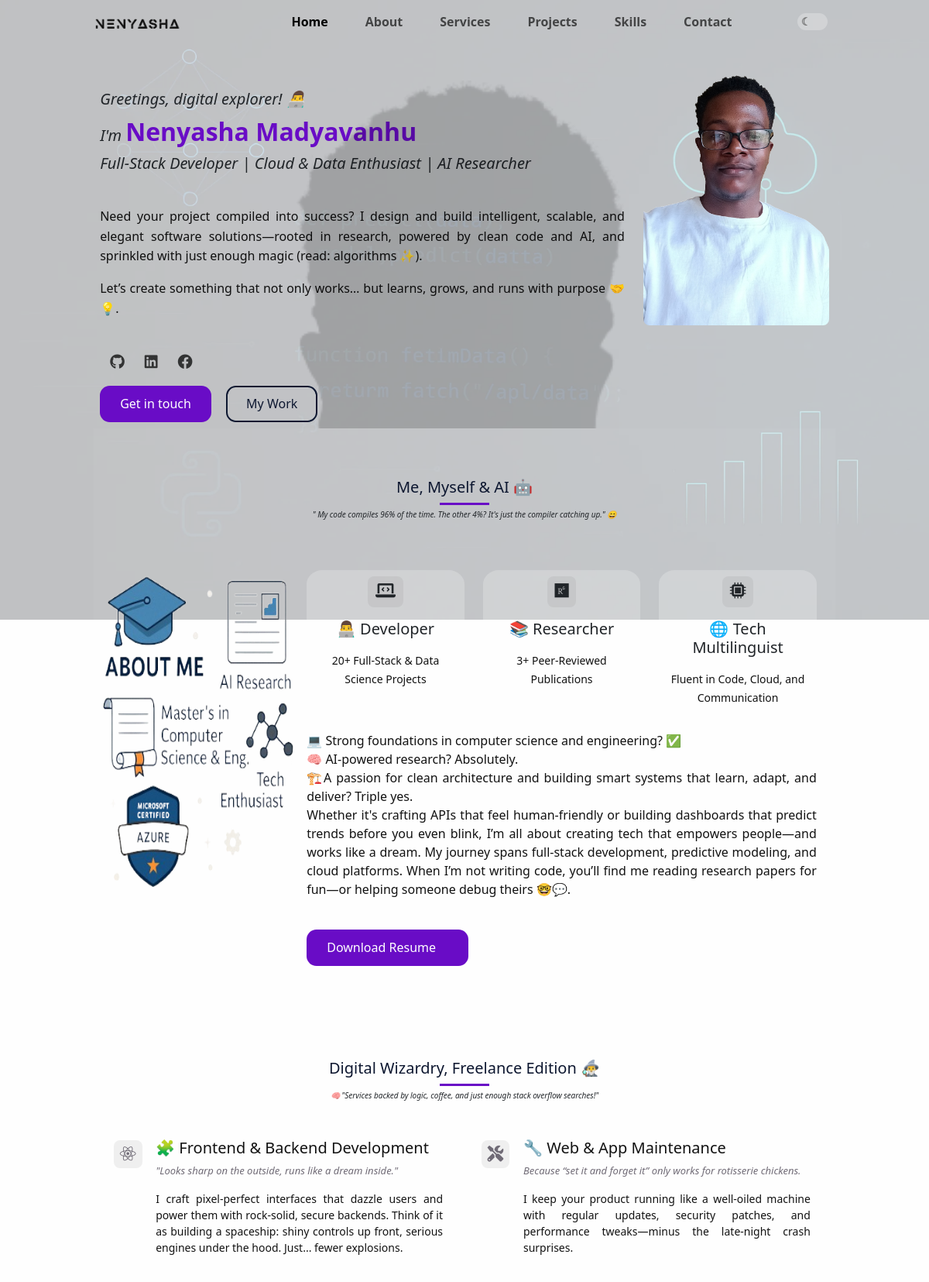
The page / (upper part) on the database its author committed.
### portfolio/models.py (models this page shows, shortened)
class Home(models.Model):
    first_name = models.CharField(max_length=254)
    last_name = models.CharField(max_length=254)
    greeting = models.CharField(max_length=100)
    career = models.CharField(max_length=254)
    summary = models.TextField(blank=False)
    picture = models.ImageField(upload_to='home/')
    updated = models.DateTimeField(auto_now=True)

class About(models.Model):
    description = models.TextField(blank=False)
    profile_img = models.ImageField(upload_to='profile/')
    updated = models.DateTimeField(auto_now=True)

class Highlights(models.Model):
    icon = models.CharField(max_length=100, blank=True)
    title = models.CharField(max_length=254)
    description = models.TextField(blank=True)
    order = OrderField(blank=True, default=0, for_fields=None)
    class Meta:
        ordering = ['order']

class Services(models.Model):
    title = models.CharField(max_length=254)
    highlight = models.TextField(blank=True, default="")
    description = models.TextField(blank=False)
    icon = models.CharField(max_length=100, blank=True)
    order = OrderField(blank=True, default=0, for_fields=None)
    class Meta:
        ordering = ['order']

### portfolio/views.py (the view)
# urls.py: path('', index),
def index(request):
	home = Home.objects.latest('updated')
	about = About.objects.latest('updated')
	highlights = Highlights.objects.all()
	services = Services.objects.all()
	projects = Projects.objects.all()
	categories = Category.objects.all()
	print(categories)
	email = ''
	phone = ''
	if Email.objects.filter(primary=True):
		email = Email.objects.get(primary=True)
	if Phone.objects.filter(primary=True):
		phone = Phone.objects.get(primary=True)
	context = {
        'home': home,
		'about': about,
		'highlights': highlights,
        'services': services,
        'projects': projects,
        'categories': categories,
        'email': email,
        'phone': phone,
    }
	return render(request, 'index.html', context)

### portfolio/models.py (called while the page is built)
    def __str__(self):
        return self.name

    def get_publication_link(self):
        return self.links.filter(link_text__iexact='publication').first()

    def get_github_link(self):
        return self.links.filter(link_text__iexact='github').first()

    def get_demo_link(self):
        return self.links.filter(link_text__iexact='demo').first()

    def keyword_list(self):
        return [kw.strip() for kw in self.keywords.split(',') if kw.strip()]

### portfolio/templates/index.html (shortened to what this page needs)
{% load static %}
<!DOCTYPE html>
<html lang="en">
  <head>
    <link
      href="https://cdn.jsdelivr.net/npm/bootstrap@5.3.3/dist/css/bootstrap.min.css"
      rel="stylesheet"
    />
    <link
      rel="stylesheet"
      href="https://cdnjs.cloudflare.com/ajax/libs/font-awesome/6.0.0/css/all.min.css"
    />
    <link rel="stylesheet" href="{% static 'css/index.css' %}" />
    <link rel="stylesheet" href="{% static 'css/toggle.css' %}" />
  </head>
  <body class="App" id="app" data-theme="light">
    <div id="overlay"></div>
    <div
      class="App"
      id="app"
      data-theme="light"
      data-bs-spy="scroll"
      data-bs-target="#mynavbar"
      data-bs-offset="74"
      tabindex="0"
    >
      <header>
        <nav
          class="navbar navbar-expand-lg fixed-top navbar-light container_grid bg-light"
          id="mynavbar"
        >
          <div class="container-fluid">
            <a class="navbar-brand homelogo" href="#"
              ><img
                class="logo-img"
                id="logo-img"
                src="/static/images/logo.png"
            /></a>
            <div class="collapse navbar-collapse" id="navbarSupportedContent">
              <ul class="navbar-nav ms-auto mb-2 mb-lg-0">
                <li class="nav-item">
                  <a class="nav-link active" aria-current="page" href="#home"
                    >Home</a
                  >
                </li>
                <li class="nav-item">
                  <a class="nav-link" href="#about">About</a>
                </li>
                <li class="nav-item">
                  <a class="nav-link" href="#services">Services</a>
                </li>
                <li class="nav-item">
                  <a class="nav-link" href="#projects">Projects</a>
                </li>
                <li class="nav-item">
                  <a class="nav-link" href="#skills">Skills</a>
                </li>
                <li class="nav-item">
                  <a class="nav-link" href="#contact">Contact</a>
                </li>
              </ul>
              <div class="toggle-container">
                <label for="theme-toggle" class="unselectable"></label>
              </div>
            </div>
          </div>
        </nav>
      </header>
      <main id="content">
        <section
          class="home container_grid"
          id="home"
          style="padding: 0.5rem; background-color: transparent"
        >
          <div class="home_data" style="z-index: 100">
            <div>
              <h1 class="home_title">
                {{ home.greeting }} <br />
                I'm
                <span class="home_title_color">
                  {{ home.first_name }} {{ home.last_name }}</span
                ><br />
                {{ home.career }}
              </h1>
              <div class="home_summary">{{ home.summary|linebreaks|safe }}</div>
              <div class="home_social">
                {% for profile in about.profile_set.all %}
                <a
                  href="{{ profile.link }}"
                  class="home_social_icon contact-link"
                  ><i class="{{ profile.social_icon }}"
                    ><span class="link-text">{{ profile.social_name }}</span></i
                  ></a
                >
                {% endfor %}
              </div>
              <div class="home_cta">
                <a href="#contact" class="btn primary">Get in touch</a>
                <a href="#projects" class="btn light">My Work</a>
              </div>
            </div>
            <div class="home_img_summary">
              <div class="home_img">
                <img
                  class="img"
                  style="border-radius: 0.5rem"
                  src="{{ home.picture.url }}"
                />
                <div class="img-overlay"></div>
              </div>
            </div>
          </div>
        </section>
        <section class="about section" id="about">
          <h2 class="section_title">Me, Myself & AI 🤖</h2>
          <p class="section_desc">
            " My code compiles 96% of the time. The other 4%? It's just the
            compiler catching up." 😄
          </p>
          <div class="about_container container_grid">
            <div class="about_img">
              <img src="{{ about.profile_img.url }}" alt="" />
            </div>
            <div class="about_right">
              <div class="about_cards">
                {% for highlight in highlights %}
                <div key="{highlight.id}" class="about_card">
                  <span class="about_card_icon"
                    ><i class="{{highlight.icon}}"></i
                  ></span>
                  <h5>{{highlight.title}}</h5>
                  <div class="card_desc">
                    <small>{{highlight.description}}</small>
                  </div>
                </div>
                {% endfor %}
              </div>
              <p class="about_txt">{{ about.description|linebreaks|safe }}</p>
              <a href="{% url 'download_resume' %}" download class="btn primary"
                >Download Resume <HiDownload
              /></a>
            </div>
          </div>
        </section>
        <section class="services section" id="services">
          <h2 class="section_title">Digital Wizardry, Freelance Edition 🧙‍♂️</h2>
          <p class="section_desc">
            🧠 "Services backed by logic, coffee, and just enough stack overflow
            searches!"
          </p>
          <div class="services_cards">
            {% for service in services %}
            <div key="{service.id}" class="service_card">
              <span class="service_card_icon"
                ><i class="{{service.icon}}"></i
              ></span>
              <div class="service_card_content">
                <h5>{{service.title}}</h5>
                <div>
                  <span class="service_line"
                    >{{service.highlight|linebreaks|safe}}</span
                  >
                  <small>{{service.description|linebreaks|safe}}</small>
                </div>
              </div>
            </div>
            {% endfor %}
          </div>
        </section>
      </main>
    </div>
  </body>
</html>

### static/css/toggle.css (style rules this page uses)
.toggle-container { display: flex; align-items: center; }
.toggle + label { display: flex; align-items: center; font-size: 1.1em; cursor: pointer; color: var(--primary-text-color); position: relative; }
.toggle + label::before { content: ""; height: 1.2em; width: 2.2em; border-radius: 1em; background-color: var(--toggle-bg); margin-right: 0.5em; transition: background-color 250ms ease-in-out; }
.toggle + label::after { content: "☾"; height: 1.3em; width: 1.3em; display: flex; justify-content: center; align-items: center; font-size: 0.8em; padding: 0; border-radius: 50%; position: absolute; left: 0.1em; color: var(--toggle-fg); transition: background-color 250ms ease-in-out, transform 250ms ease-in-out, content 250ms ease-in-out; }
@media (min-width: 992px) { .toggle-container { margin-left: 3rem; } }

### rows shown on the page
Home: greeting "Greetings, digital explorer! 👨‍💻", first_name "Nenyasha", last_name "Madyavanhu", career "Full-Stack Developer | Cloud & Data Enthusiast | AI Researcher", summary "Need your project compiled into success? I design and build intelligent, scalable, and elegant software solutions—rooted in research, powered by clean code and AI, and sprinkled with just enough magic (read: algorithms ✨). Let’s create something that not only works… but learns, grows, and runs with purpose 🤝💡.", picture (picture)
About: profile_img (picture), description "💻 Strong foundations in computer science and engineering? ✅ 🧠 AI-powered research? Absolutely. 🏗️A passion for clean architecture and building smart systems that learn, adapt, and deliver? Triple yes. Whether it's crafting APIs that feel human-friendly or building dashboards that predict trends before you even blink, I’m all about creating tech that empowers people—and works like a dream. My journey spans full-stack development, predictive modeling, and cloud platforms. When I’m not writing code, you’ll find me reading research papers for fun—or helping someone debug theirs 🤓💬."
Highlights: title "👨‍💻 Developer", description "20+ Full-Stack & Data Science Projects"
Highlights: title "📚 Researcher", description "3+ Peer-Reviewed Publications"
Highlights: title "🌐 Tech Multilinguist", description "Fluent in Code, Cloud, and Communication"
Services: title "🧩 Frontend & Backend Development", highlight "\"Looks sharp on the outside, runs like a dream inside.\"", description "I craft pixel-perfect interfaces that dazzle users and power them with rock-solid, secure backends. Think of it as building a spaceship: shiny controls up front, serious engines under the hood. Just... fewer explosions."
Services: title "🔧 Web & App Maintenance", highlight "Because “set it and forget it” only works for rotisserie chickens.", description "I keep your product running like a well-oiled machine with regular updates, security patches, and performance tweaks—minus the late-night crash surprises."
